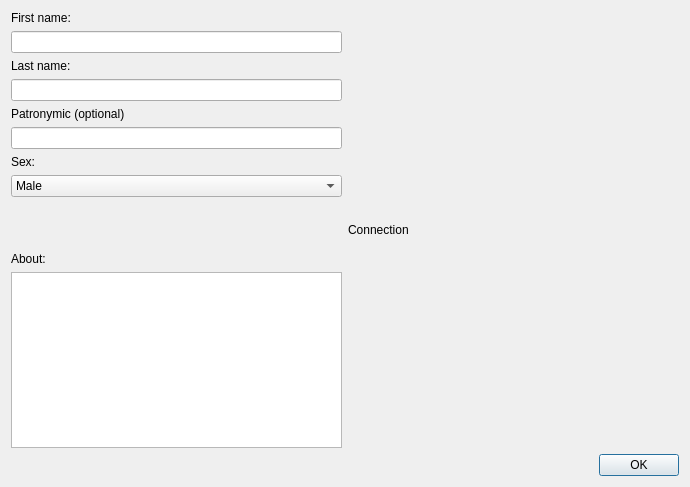
<?xml version="1.0" encoding="UTF-8"?>
<ui version="4.0">
 <class>FTInput_node</class>
 <widget class="QDialog" name="FTInput_node">
  <property name="geometry">
   <rect>
    <x>0</x>
    <y>0</y>
    <width>690</width>
    <height>487</height>
   </rect>
  </property>
  <property name="windowTitle">
   <string>Node edit</string>
  </property>
  <layout class="QGridLayout" name="gridLayout_3">
   <item row="6" column="0">
    <widget class="QTextEdit" name="textEdit"/>
   </item>
   <item row="7" column="0">
    <spacer name="horizontalSpacer">
     <property name="orientation">
      <enum>Qt::Horizontal</enum>
     </property>
     <property name="sizeHint" stdset="0">
      <size>
       <width>40</width>
       <height>20</height>
      </size>
     </property>
    </spacer>
   </item>
   <item row="4" column="0">
    <spacer name="verticalSpacer_2">
     <property name="orientation">
      <enum>Qt::Vertical</enum>
     </property>
     <property name="sizeHint" stdset="0">
      <size>
       <width>20</width>
       <height>40</height>
      </size>
     </property>
    </spacer>
   </item>
   <item row="3" column="0">
    <layout class="QVBoxLayout" name="verticalLayout">
     <item>
      <widget class="QLabel" name="label_4">
       <property name="text">
        <string>First name:</string>
       </property>
      </widget>
     </item>
     <item>
      <widget class="QLineEdit" name="lineEdit"/>
     </item>
     <item>
      <widget class="QLabel" name="label_3">
       <property name="text">
        <string>Last name:</string>
       </property>
      </widget>
     </item>
     <item>
      <widget class="QLineEdit" name="lineEdit_3"/>
     </item>
     <item>
      <widget class="QLabel" name="label_2">
       <property name="text">
        <string>Patronymic (optional)</string>
       </property>
      </widget>
     </item>
     <item>
      <widget class="QLineEdit" name="lineEdit_2"/>
     </item>
     <item>
      <widget class="QLabel" name="label">
       <property name="text">
        <string>Sex: </string>
       </property>
      </widget>
     </item>
     <item>
      <widget class="QComboBox" name="comboBox">
       <item>
        <property name="text">
         <string>Male</string>
        </property>
       </item>
       <item>
        <property name="text">
         <string>Female</string>
        </property>
       </item>
      </widget>
     </item>
     <item>
      <spacer name="verticalSpacer">
       <property name="orientation">
        <enum>Qt::Vertical</enum>
       </property>
       <property name="sizeHint" stdset="0">
        <size>
         <width>20</width>
         <height>40</height>
        </size>
       </property>
      </spacer>
     </item>
    </layout>
   </item>
   <item row="5" column="0">
    <widget class="QLabel" name="label_5">
     <property name="text">
      <string>About:</string>
     </property>
    </widget>
   </item>
   <item row="3" column="1" rowspan="4">
    <layout class="QGridLayout" name="gridLayout_4">
     <item row="0" column="0">
      <widget class="QLabel" name="label_6">
       <property name="text">
        <string>Сonnection</string>
       </property>
      </widget>
     </item>
    </layout>
   </item>
   <item row="7" column="1">
    <widget class="QDialogButtonBox" name="buttonBox">
     <property name="orientation">
      <enum>Qt::Horizontal</enum>
     </property>
     <property name="standardButtons">
      <set>QDialogButtonBox::Ok</set>
     </property>
    </widget>
   </item>
  </layout>
 </widget>
 <resources/>
 <connections>
  <connection>
   <sender>buttonBox</sender>
   <signal>accepted()</signal>
   <receiver>FTInput_node</receiver>
   <slot>accept()</slot>
   <hints>
    <hint type="sourcelabel">
     <x>566</x>
     <y>469</y>
    </hint>
    <hint type="destinationlabel">
     <x>157</x>
     <y>274</y>
    </hint>
   </hints>
  </connection>
  <connection>
   <sender>buttonBox</sender>
   <signal>rejected()</signal>
   <receiver>FTInput_node</receiver>
   <slot>reject()</slot>
   <hints>
    <hint type="sourcelabel">
     <x>634</x>
     <y>475</y>
    </hint>
    <hint type="destinationlabel">
     <x>286</x>
     <y>274</y>
    </hint>
   </hints>
  </connection>
 </connections>
</ui>
